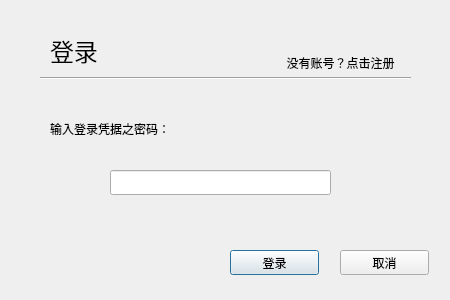
<?xml version="1.0" encoding="UTF-8"?>
<ui version="4.0">
 <class>SignInDialog</class>
 <widget class="QDialog" name="SignInDialog">
  <property name="geometry">
   <rect>
    <x>0</x>
    <y>0</y>
    <width>450</width>
    <height>300</height>
   </rect>
  </property>
  <property name="minimumSize">
   <size>
    <width>450</width>
    <height>300</height>
   </size>
  </property>
  <property name="maximumSize">
   <size>
    <width>450</width>
    <height>300</height>
   </size>
  </property>
  <property name="windowTitle">
   <string>Dialog</string>
  </property>
  <widget class="QLabel" name="label">
   <property name="geometry">
    <rect>
     <x>50</x>
     <y>30</y>
     <width>81</width>
     <height>41</height>
    </rect>
   </property>
   <property name="text">
    <string>&lt;html&gt;&lt;head/&gt;&lt;body&gt;&lt;p&gt;&lt;span style=&quot; font-size:18pt;&quot;&gt;登录&lt;/span&gt;&lt;/p&gt;&lt;/body&gt;&lt;/html&gt;</string>
   </property>
   <property name="textFormat">
    <enum>Qt::AutoText</enum>
   </property>
   <property name="scaledContents">
    <bool>false</bool>
   </property>
  </widget>
  <widget class="Line" name="line">
   <property name="geometry">
    <rect>
     <x>40</x>
     <y>70</y>
     <width>371</width>
     <height>16</height>
    </rect>
   </property>
   <property name="orientation">
    <enum>Qt::Horizontal</enum>
   </property>
  </widget>
  <widget class="QLabel" name="label_2">
   <property name="geometry">
    <rect>
     <x>50</x>
     <y>120</y>
     <width>161</width>
     <height>17</height>
    </rect>
   </property>
   <property name="text">
    <string>输入登录凭据之密码：</string>
   </property>
  </widget>
  <widget class="QLineEdit" name="lineEdit">
   <property name="geometry">
    <rect>
     <x>110</x>
     <y>170</y>
     <width>221</width>
     <height>25</height>
    </rect>
   </property>
   <property name="echoMode">
    <enum>QLineEdit::Password</enum>
   </property>
  </widget>
  <widget class="QPushButton" name="btn_signin">
   <property name="geometry">
    <rect>
     <x>230</x>
     <y>250</y>
     <width>89</width>
     <height>25</height>
    </rect>
   </property>
   <property name="text">
    <string>登录</string>
   </property>
  </widget>
  <widget class="QPushButton" name="btn_cancel">
   <property name="geometry">
    <rect>
     <x>340</x>
     <y>250</y>
     <width>89</width>
     <height>25</height>
    </rect>
   </property>
   <property name="text">
    <string>取消</string>
   </property>
   <property name="flat">
    <bool>false</bool>
   </property>
  </widget>
  <widget class="QPushButton" name="btn_signup">
   <property name="geometry">
    <rect>
     <x>270</x>
     <y>50</y>
     <width>141</width>
     <height>25</height>
    </rect>
   </property>
   <property name="text">
    <string>没有账号？点击注册</string>
   </property>
   <property name="flat">
    <bool>true</bool>
   </property>
  </widget>
 </widget>
 <resources/>
 <connections/>
</ui>
